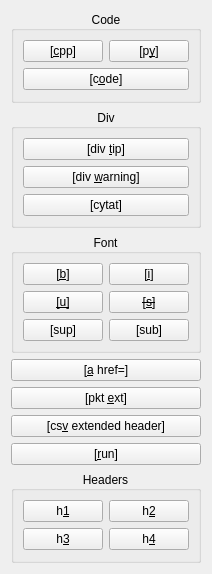
<?xml version="1.0" encoding="UTF-8"?>
<ui version="4.0">
 <class>StcTagsButtons</class>
 <widget class="QFrame" name="StcTagsButtons">
  <property name="geometry">
   <rect>
    <x>0</x>
    <y>0</y>
    <width>208</width>
    <height>574</height>
   </rect>
  </property>
  <property name="windowTitle">
   <string>Frame</string>
  </property>
  <layout class="QGridLayout" name="gridLayout">
   <item row="7" column="0">
    <widget class="QPushButton" name="button_csv">
     <property name="text">
      <string>[cs&amp;v extended header]</string>
     </property>
     <property name="icon">
      <iconset theme="QIcon::ThemeIcon::WindowNew"/>
     </property>
    </widget>
   </item>
   <item row="0" column="0">
    <widget class="QGroupBox" name="groupBox">
     <property name="title">
      <string>Code</string>
     </property>
     <property name="alignment">
      <set>Qt::AlignmentFlag::AlignCenter</set>
     </property>
     <layout class="QGridLayout" name="gridLayout_3">
      <item row="0" column="0">
       <widget class="QPushButton" name="button_cpp">
        <property name="text">
         <string>[&amp;cpp]</string>
        </property>
       </widget>
      </item>
      <item row="0" column="1">
       <widget class="QPushButton" name="button_py">
        <property name="text">
         <string>[p&amp;y]</string>
        </property>
       </widget>
      </item>
      <item row="2" column="0" colspan="2">
       <widget class="QPushButton" name="button_code">
        <property name="text">
         <string>[c&amp;ode]</string>
        </property>
       </widget>
      </item>
     </layout>
    </widget>
   </item>
   <item row="6" column="0">
    <widget class="QPushButton" name="button_pkt">
     <property name="text">
      <string>[pkt &amp;ext]</string>
     </property>
     <property name="icon">
      <iconset theme="QIcon::ThemeIcon::DocumentSend"/>
     </property>
    </widget>
   </item>
   <item row="5" column="0">
    <widget class="QPushButton" name="button_href">
     <property name="toolTip">
      <string>This works accorging to one of three scenarios: 1. If nothing selected - just put tags, 2. If selected text contains link, 3. If selected text does not contains link</string>
     </property>
     <property name="text">
      <string>[&amp;a href=]</string>
     </property>
     <property name="icon">
      <iconset theme="QIcon::ThemeIcon::InsertLink"/>
     </property>
    </widget>
   </item>
   <item row="8" column="0">
    <widget class="QPushButton" name="button_run">
     <property name="text">
      <string>[&amp;run]</string>
     </property>
    </widget>
   </item>
   <item row="9" column="0">
    <widget class="QGroupBox" name="groupBox_3">
     <property name="title">
      <string>Headers</string>
     </property>
     <property name="alignment">
      <set>Qt::AlignmentFlag::AlignCenter</set>
     </property>
     <layout class="QGridLayout" name="gridLayout_2">
      <item row="0" column="0">
       <widget class="QPushButton" name="button_h1">
        <property name="sizePolicy">
         <sizepolicy hsizetype="Minimum" vsizetype="Fixed">
          <horstretch>0</horstretch>
          <verstretch>0</verstretch>
         </sizepolicy>
        </property>
        <property name="text">
         <string>h&amp;1</string>
        </property>
       </widget>
      </item>
      <item row="0" column="1">
       <widget class="QPushButton" name="button_h2">
        <property name="text">
         <string>h&amp;2</string>
        </property>
       </widget>
      </item>
      <item row="1" column="0">
       <widget class="QPushButton" name="button_h3">
        <property name="text">
         <string>h&amp;3</string>
        </property>
       </widget>
      </item>
      <item row="1" column="1">
       <widget class="QPushButton" name="button_h4">
        <property name="text">
         <string>h&amp;4</string>
        </property>
       </widget>
      </item>
     </layout>
    </widget>
   </item>
   <item row="1" column="0">
    <widget class="QGroupBox" name="groupBox_2">
     <property name="title">
      <string>Div</string>
     </property>
     <property name="alignment">
      <set>Qt::AlignmentFlag::AlignCenter</set>
     </property>
     <layout class="QVBoxLayout" name="verticalLayout_2">
      <item>
       <widget class="QPushButton" name="button_div_tip">
        <property name="text">
         <string>[div &amp;tip]</string>
        </property>
       </widget>
      </item>
      <item>
       <widget class="QPushButton" name="button_div_warning">
        <property name="text">
         <string>[div &amp;warning]</string>
        </property>
       </widget>
      </item>
      <item>
       <widget class="QPushButton" name="button_cytat">
        <property name="text">
         <string>[cytat]</string>
        </property>
       </widget>
      </item>
     </layout>
    </widget>
   </item>
   <item row="2" column="0">
    <widget class="QGroupBox" name="font_buttonBox">
     <property name="title">
      <string>Font</string>
     </property>
     <property name="alignment">
      <set>Qt::AlignmentFlag::AlignCenter</set>
     </property>
     <layout class="QGridLayout" name="gridLayout_4">
      <item row="1" column="1">
       <widget class="QPushButton" name="button_stroke">
        <property name="toolTip">
         <string>strike out text</string>
        </property>
        <property name="styleSheet">
         <string notr="true">font: 9pt &quot;Sans Serif&quot;;
text-decoration: line-through;</string>
        </property>
        <property name="text">
         <string>[&amp;s]</string>
        </property>
        <property name="icon">
         <iconset theme="QIcon::ThemeIcon::FormatTextStrikethrough"/>
        </property>
       </widget>
      </item>
      <item row="0" column="0">
       <widget class="QPushButton" name="button_bold">
        <property name="toolTip">
         <string>bold text</string>
        </property>
        <property name="text">
         <string>[&amp;b]</string>
        </property>
        <property name="icon">
         <iconset theme="QIcon::ThemeIcon::FormatTextBold"/>
        </property>
        <property name="shortcut">
         <string>Ctrl+B</string>
        </property>
       </widget>
      </item>
      <item row="0" column="1">
       <widget class="QPushButton" name="button_italic">
        <property name="toolTip">
         <string>italic text</string>
        </property>
        <property name="styleSheet">
         <string notr="true">font: italic 9pt &quot;Sans Serif&quot;;</string>
        </property>
        <property name="text">
         <string>[&amp;i]</string>
        </property>
        <property name="icon">
         <iconset theme="QIcon::ThemeIcon::FormatTextItalic"/>
        </property>
       </widget>
      </item>
      <item row="1" column="0">
       <widget class="QPushButton" name="button_underlined">
        <property name="toolTip">
         <string>underline text</string>
        </property>
        <property name="styleSheet">
         <string notr="true">font: 9pt &quot;Sans Serif&quot;;
text-decoration: underline;</string>
        </property>
        <property name="text">
         <string>[&amp;u]</string>
        </property>
        <property name="icon">
         <iconset theme="QIcon::ThemeIcon::FormatTextUnderline"/>
        </property>
       </widget>
      </item>
      <item row="2" column="0">
       <widget class="QPushButton" name="button_supsctipt">
        <property name="toolTip">
         <string>Super script text</string>
        </property>
        <property name="text">
         <string>[sup]</string>
        </property>
        <property name="icon">
         <iconset theme="QIcon::ThemeIcon::GoUp"/>
        </property>
       </widget>
      </item>
      <item row="2" column="1">
       <widget class="QPushButton" name="button_subsctipt">
        <property name="toolTip">
         <string>subscript text</string>
        </property>
        <property name="text">
         <string>[sub]</string>
        </property>
        <property name="icon">
         <iconset theme="QIcon::ThemeIcon::GoDown"/>
        </property>
       </widget>
      </item>
     </layout>
    </widget>
   </item>
  </layout>
 </widget>
 <resources/>
 <connections/>
</ui>
